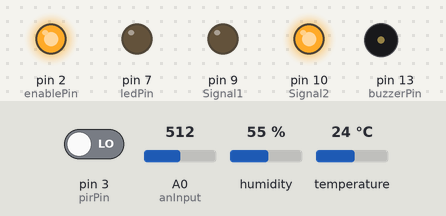
Recording of a sketch running on a simulated Arduino Uno, built with avr-gcc and run on an emulated ATmega328P. Parts: output pins drawn as LEDs (lit = HIGH), buzzer (waves = sounding, pin HIGH). The inputs (shaded band) are chosen by the test bench; at power-on: pin 3 (pirPin) LOW, temperature 24 °C, A0 (anInput) = 512, humidity 55 %. What the sketch prints to the serial monitor is not drawn.

Above: at 4.2 s.
4.3 s: pin 3 (pirPin) driven HIGH
At 6.9 s:
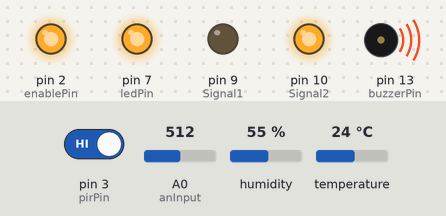
7.6 s: temperature set to 7 °C
9.9 s: temperature set to 4 °C
At 12.4 s:
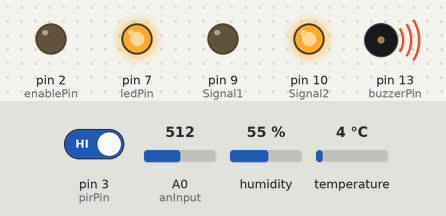
12.7 s: A0 (anInput) set to 59
17.0 s: A0 (anInput) set to 51
At 19.6 s:
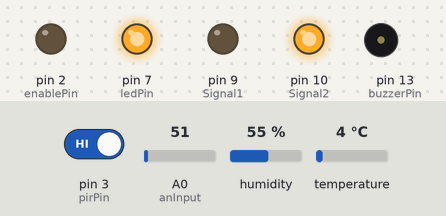
19.9 s: temperature set to 12 °C
At 22.8 s:
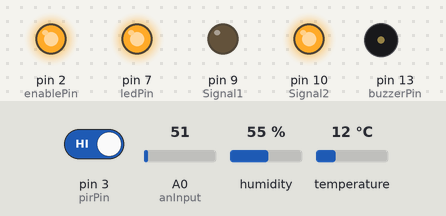
Timing chart, 0 to 24.0 s (numbered marks = the images above; inputs shaded):
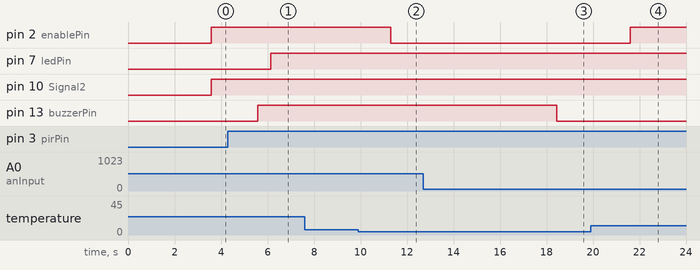

The sketch:

System.ino
```cpp
#include <DHT11.h>
DHT11 dht11(5);

//the time we give the sensor to calibrate (10-60 secs according to the datasheet)
int calibrationTime = 3;

//the time when the sensor outputs a low impulse
long unsigned int lowIn;

//the amount of milliseconds the sensor has to be low
//before we assume all motion has stopped
long unsigned int timer = 10000;
long unsigned int lastHigh = 0;
long unsigned int tempStandard = 0;
boolean lockLow = true;
boolean takeLowTime;

boolean movement = false;

int pirPin = 3;    //the digital pin connected to the PIR sensor's output
int ledPin = 7;
int buzzerPin = 13;

int debugCount = 0;

int enablePin = 2;
int Signal1 = 9;
int Signal2 = 10;

#define anInput     A0                        //analog feed from MQ135

/////////////////////////////
//SETUP
void setup(){
  Serial.begin(9600);
  pinMode(enablePin, OUTPUT);
  pinMode(Signal1,OUTPUT);
  pinMode(Signal2,OUTPUT);
  pinMode(anInput,INPUT);                     //MQ135 analog feed set for input
  pinMode(pirPin, INPUT);
  pinMode(ledPin, OUTPUT);
  digitalWrite(ledPin, LOW);

  pinMode(buzzerPin, OUTPUT);
  digitalWrite(buzzerPin, LOW);

  //give the sensor some time to calibrate
  Serial.print("calibrating sensor ");
    for(int i = 0; i < calibrationTime; i++){
      Serial.print(".");
      delay(1000);
      }
    Serial.println(" done");
    Serial.println("SENSOR ACTIVE");
    delay(50);
  }

////////////////////////////
//LOOP
void loop() {
  //digitalWrite(enablePin,HIGH);
  //digitalWrite(Signal1,LOW);
  //digitalWrite(Signal2,HIGH);
  int temperature = dht11.readTemperature();
    // Check the result of the reading.
    // If there's no error, print the temperature value.
    // If there's an error, print the appropriate error message.
  if (temperature != DHT11::ERROR_CHECKSUM && temperature != DHT11::ERROR_TIMEOUT) {
     Serial.print("Temperature: ");
      Serial.print(temperature);
      Serial.println(" °C");
      if (temperature - tempStandard > 5)
      {
          digitalWrite(enablePin,HIGH);
          digitalWrite(Signal1,LOW);
          digitalWrite(Signal2,HIGH);
      }
      else
      {
        digitalWrite(enablePin,LOW);
      }
  } else {
      //Print error message based on the error code.
      Serial.println(DHT11::getErrorString(temperature));
  }

  if(digitalRead(pirPin) == HIGH) {
    //Serial.print("^");
    if (movement) {
      // nothing to do here
    } else {
        digitalWrite(ledPin, HIGH);   //the led visualizes the sensors output pin state
        Serial.print("motion detected at ");
        Serial.print(millis()/1000);
        Serial.println(" sec");
        movement = true;
        //digitalWrite(buzzerPin, HIGH);
        Serial.print("\n");
    }
    lastHigh = millis();
    debugCount = 0;
  } else {
    //Serial.print("v");
    if (movement) {
      // switch off if ran out of timer
      if (millis() - lastHigh > timer)
      {
        digitalWrite(ledPin,LOW);
        //digitalWrite(buzzerPin, LOW);
        Serial.print("motion ended at ");
        Serial.print(millis()/1000);
        Serial.println(" sec");
        movement = false;
        Serial.print("\n");
      } else {
        // if (++debugCount > 1000/50) {
        //  Serial.print("X ");
        //  debugCount = 0;
        //}
      }
        //the led visualizes the sensors output pin state
    } else {
      // nothing to do here

    }

  }
  int co2now[10];                               //int array for co2 readings
  int co2raw = 0;                               //int for raw value of co2
  int co2ppm = 0;                               //int for calculated ppm
  int zzz = 0;                                  //int for averaging
  int normalCO2 = 55;

  for (int x = 0;x<10;x++)  //samplpe co2 10x over 2 seconds
  {
    co2now[x]=analogRead(A0);
    delay(200);
  }

  for (int x = 0;x<10;x++)  //add samples together
  {
    zzz=zzz + co2now[x];
  }

  co2ppm = zzz/10;                            //divide samples by 10
                  //get calculated ppm
  if (co2ppm > normalCO2)
  {
    digitalWrite(buzzerPin, HIGH);
  }
  else
  {
    digitalWrite(buzzerPin,LOW);
  }
  Serial.print("AirQuality=");
  Serial.print(co2ppm);  // prints the value read
  Serial.println(" PPM");
  delay(50);
}
```

Measured:
- the behaviour switches between 6 and 5 °C on temperature (found by bisection; images 1 and 2)
- the behaviour switches between 56 and 55 on A0 (anInput) (found by bisection; images 2 and 3)
- after the input at 4.3 s, pin 7 (ledPin): LOW → HIGH after 1.8 s
- after the input at 7.6 s, every drawn part: stays the same
- after the input at 9.9 s, pin 2 (enablePin): HIGH → LOW after 1.4 s
- after the input at 12.7 s, every drawn part: stays the same
- after the input at 17.0 s, pin 13 (buzzerPin): HIGH → LOW after 1.5 s
- after the input at 19.9 s, pin 2 (enablePin): LOW → HIGH after 1.7 s
